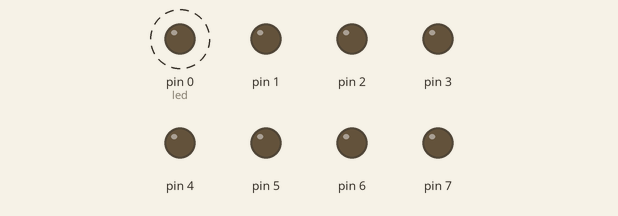
The sketch below on a simulated Arduino Uno, built with avr-gcc and run on an emulated ATmega328P. On the bench: output pins drawn as LEDs (lit = HIGH). Dashed ring = blinking.

Above: at 0.07 s.
Timing chart, 0 to 3.0 s (numbered marks = the images above):
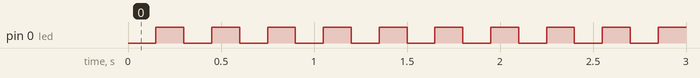

The sketch:

Felipe_Tagawa_Reis_2037_Ex1_Rel8.ino
```cpp
#define led PD0

unsigned int valor_contagem = 0;

ISR(TIMER0_COMPA_vect){
  valor_contagem++;

  if(valor_contagem >= 2000){ // 2000 * 75us = 150ms
    PORTD ^= (1 << led);
    valor_contagem = 0;
  }
}

int main(){

  DDRD = 255;
  PORTD |= (1 << led);

  PORTD = 0;

  TCCR0A |= (1 << WGM01); // TCT - comparação.
  TCCR0B |= (1 << CS01); // Prescaler 8(0 1 0).

  OCR0A = 149; // ticks 150 (0 a 149) - 500ns * 150 = 75us.

  TIMSK0 |= (1 << OCIE0A); // Habilita a interrupção no OCR0A

  sei();


  while(1){
  }
}
```

Measured:
- by itself, pin 0 (led): alternates HIGH for 0.15 s and LOW for 0.15 s
